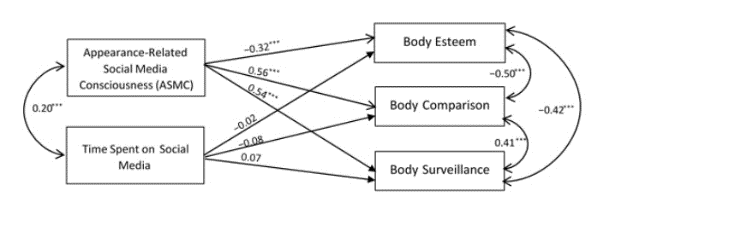
#> input picture Documento/Imagenes/figura.png, 729 x 226 px; its folder holds only this picture in this run
$ python recolorear_figuras_unir.py ../../Documento/Imagenes/figura.png
#> lines starting #> are read from the running program, lines starting #| are printed output that depends on the picture; after the words box and inside, x2 and y2 are one past the last pixel; in counts of white or black regions, pixels touching at a corner belong together
#> in procesar, img is the input picture: PIL image 729x226 P; mean R, G, B, A 245.1, 245.1, 245.1, 255
#> in recolorear, `rgb, alfa = arr[..., :3], arr[..., 3:]`: alfa: shape (226, 729, 1) float64; every value is 1
"""Recolorea las figuras del TFM con la paleta de la plantilla de UNIR.

Solo cambia el color de los píxeles cromáticos (según su tono); no toca
geometría, texto, ejes ni datos. Los píxeles ya grises/negros/blancos se dejan
tal cual. Es idempotente: marca el PNG con un metadato ``paleta=unir`` y lo
omite si ya está procesado.

Paleta (azules y grises de la plantilla):
    azul UNIR   #219BC3   azul oscuro #0E4A75
    gris medio  #858591   gris carbón #4A4A57   gris claro #C0C0C8

Correspondencia por tono de la figura original:
    azules        -> azul UNIR
    violetas/rosa -> azul oscuro
    rojos         -> gris medio
    verdes        -> gris carbón
    naranja/amar. -> gris claro
    turquesas     -> azul oscuro

La saturación y el valor de cada píxel se conservan como tinte y sombra (los
tonos claros u oscuros de un mismo color siguen distinguiéndose y el suavizado
de bordes se mantiene).

Uso:
    python POCs/scripts/recolorear_figuras_unir.py [ruta ...]
Sin argumentos procesa las figuras de POCs/data/output/figures y
Documento/Imagenes/zz_phase_*.png.
"""

from __future__ import annotations

import sys
from pathlib import Path

import numpy as np
from PIL import Image, PngImagePlugin

RAIZ = Path(__file__).resolve().parents[2]
MARCA = "paleta"
VALOR = "unir"

AZUL = (0x21, 0x9B, 0xC3)
NAVY = (0x0E, 0x4A, 0x75)
GRIS = (0x85, 0x85, 0x91)
CARBON = (0x4A, 0x4A, 0x57)
CLARO = (0xC0, 0xC0, 0xC8)

# (tono_min, tono_max, destino) con tono en grados [0, 360)
FAMILIAS = [
    (0, 14, GRIS),
    (14, 70, CLARO),
    (70, 170, CARBON),
    (170, 195, NAVY),
    (195, 255, AZUL),
    (255, 345, NAVY),
    (345, 360, GRIS),
]

UMBRAL_SATURACION = 0.03
SAT_PLENA = 0.60
VAL_PLENO = 0.75


def _rgb_a_hsv(rgb: np.ndarray):
    r, g, b = rgb[..., 0], rgb[..., 1], rgb[..., 2]
    mx = rgb.max(axis=-1)
    mn = rgb.min(axis=-1)
    d = mx - mn
#> d: shape (226, 729) float64; every value is 0
    s = np.where(mx > 0, d / np.maximum(mx, 1e-9), 0.0)
    h = np.zeros_like(mx)
    dd = np.maximum(d, 1e-9)
#> dd: shape (226, 729) float64; every value is 1e-09
    h = np.where(mx == r, ((g - b) / dd) % 6, h)
    h = np.where(mx == g, (b - r) / dd + 2, h)
#> h: shape (226, 729) float64; every value is 2
    h = np.where(mx == b, (r - g) / dd + 4, h)
#> h: shape (226, 729) float64; every value is 4
    h = np.where(d == 0, 0.0, h) * 60.0
    return h % 360.0, s, mx


def recolorear(img: Image.Image) -> Image.Image:
    rgba = img.convert("RGBA")
    arr = np.asarray(rgba, dtype=np.float64) / 255.0
    rgb, alfa = arr[..., :3], arr[..., 3:]
    h, s, v = _rgb_a_hsv(rgb)
    cromatico = (s > UMBRAL_SATURACION) & (v > 0.05)
#> cromatico: shape (226, 729) bool; every value is 0

    destino = np.zeros_like(rgb)
    for lo, hi, col in FAMILIAS:
        m = (h >= lo) & (h < hi)
        destino[m] = np.array(col, dtype=np.float64) / 255.0
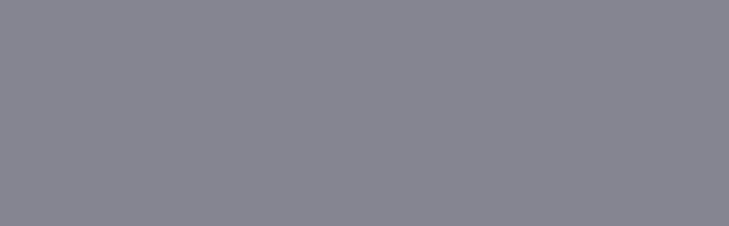
#> destino: shape (226, 729, 3) float64; mean of channels 0, 1, 2 0.522, 0.522, 0.569; drawn as R, G, B

    # Saturación -> cuánto color destino (frente a blanco); valor -> cuánto oscurecer.
    tinte = np.clip(s / SAT_PLENA, 0.0, 1.0)[..., None]
    oscuridad = np.clip(v / VAL_PLENO, 0.0, 1.0)[..., None]
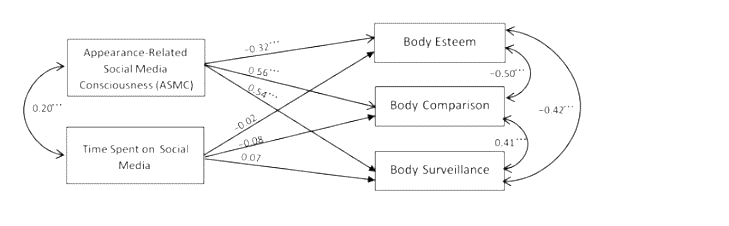
#> oscuridad: shape (226, 729, 1) float64; min 0, max 1, mean 0.978
    nuevo = (1.0 - tinte * (1.0 - destino)) * oscuridad
    peso = np.clip((s - UMBRAL_SATURACION) / 0.03, 0.0, 1.0)[..., None]
    mezcla = rgb * (1.0 - peso) + nuevo * peso
    salida = np.where(cromatico[..., None], mezcla, rgb)
    out = np.concatenate([np.clip(salida, 0, 1), alfa], axis=-1)
    return Image.fromarray((out * 255.0 + 0.5).astype(np.uint8), "RGBA")


def procesar(ruta: Path) -> bool:
    img = Image.open(ruta)
    if img.info.get(MARCA) == VALOR:
        return False
    nuevo = recolorear(img)
    if img.mode != "RGBA" and "A" not in img.getbands():
        nuevo = nuevo.convert("RGB")
#> nuevo: PIL image 729x226 RGB
    meta = PngImagePlugin.PngInfo()
    for k, val in img.info.items():
        if isinstance(val, str) and k != MARCA:
            meta.add_text(k, val)
#> this loop made 4 passes
#> (k, val) on passes 1 to 4: ('srgb', 0), ('gamma', 0.455), ('transparency', 254), ('dpi', (150, 150))
    meta.add_text(MARCA, VALOR)
    nuevo.save(ruta, pnginfo=meta, optimize=True)
    return True


def main(argv: list[str]) -> None:
    if argv:
        rutas = [Path(a) for a in argv]
    else:
        rutas = sorted((RAIZ / "POCs/data/output/figures").glob("*.png"))
        rutas += sorted((RAIZ / "Documento/Imagenes").glob("zz_phase_*.png"))
    for r in rutas:
        print(
            ("recoloreada " if procesar(r) else "omitida     ")
            + str(r.resolve().relative_to(RAIZ) if r.resolve().is_relative_to(RAIZ) else r)
        )


if __name__ == "__main__":
    main(sys.argv[1:])

$ run again, on Documento/Imagenes/tabla.png
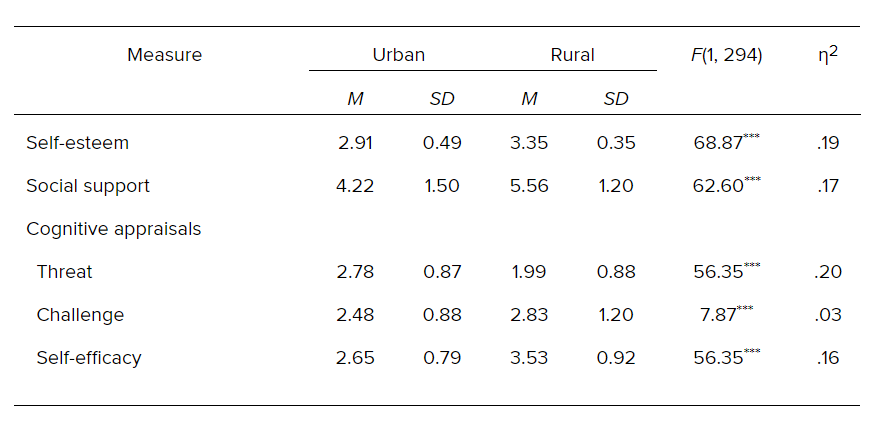
#> input picture Documento/Imagenes/tabla.png, 884 x 437 px
#> in procesar, img is the input picture: PIL image 884x437 RGB; mean R, G, B 248.7, 248.7, 248.7
#> alfa: shape (437, 884, 1) float64; every value is 1
#> in recolorear, `cromatico = (s > UMBRAL_SATURACION) & (v > 0.05)`:
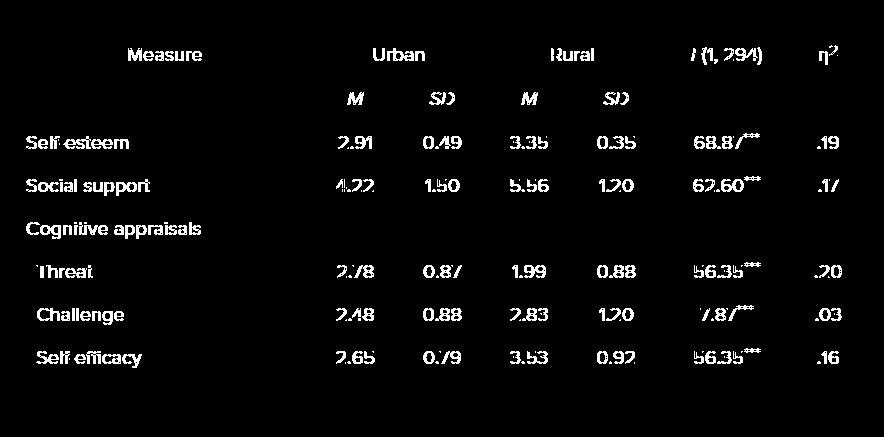
#> cromatico: shape (437, 884) bool; 3.5% white in thin lines or dots, all inside (x1, y1, x2, y2) = (26, 45, 842, 368)
#> in recolorear, `nuevo = (1.0 - tinte * (1.0 - destino)) * oscuridad`:
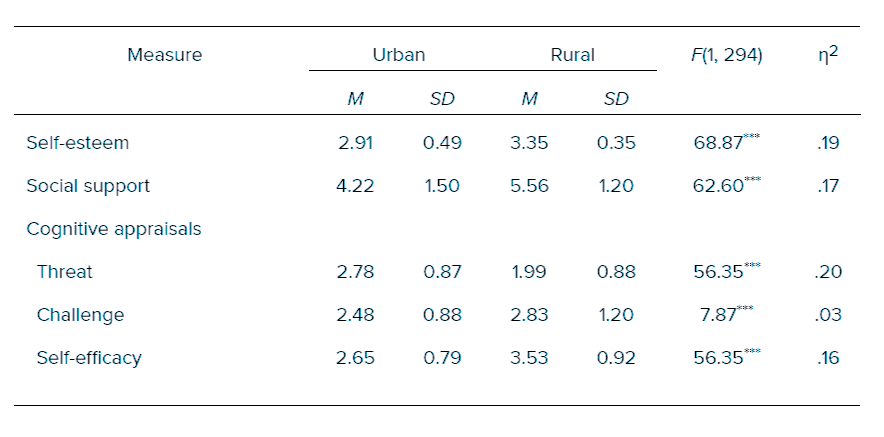
#> nuevo: shape (437, 884, 3) float64; mean of channels 0, 1, 2 0.973, 0.978, 0.98; drawn as R, G, B
#> the loop in procesar, `for k, val in img.info.items():` made 3 passes
#> (k, val) on passes 1 to 3: ('srgb', 0), ('gamma', 0.455), ('dpi', (220, 220))

$ run again, on Documento/Imagenes/zz_phase_scores_if_vs_zz.png
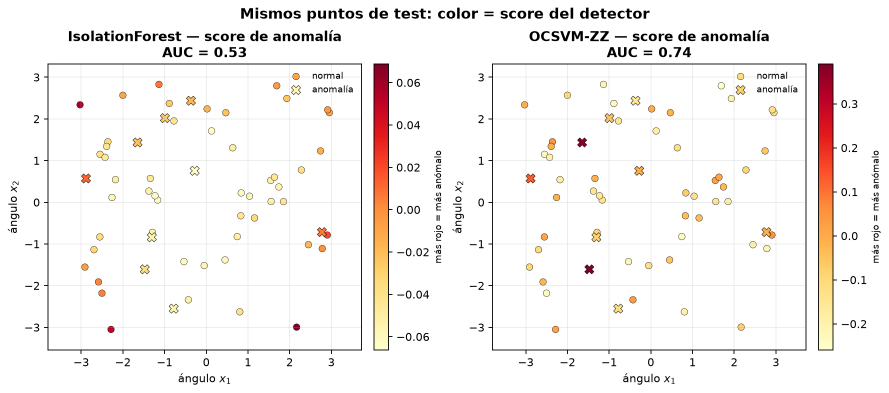
#> input picture Documento/Imagenes/zz_phase_scores_if_vs_zz.png, 1777 x 786 px (shown at 1/2 size)
#> in procesar, img is the input picture: PIL image 1777x786 RGBA; mean R, G, B, A 246, 243, 241.1, 255
#> alfa: shape (786, 1777, 1) float64; every value is 1
#> in recolorear, `cromatico = (s > UMBRAL_SATURACION) & (v > 0.05)`:
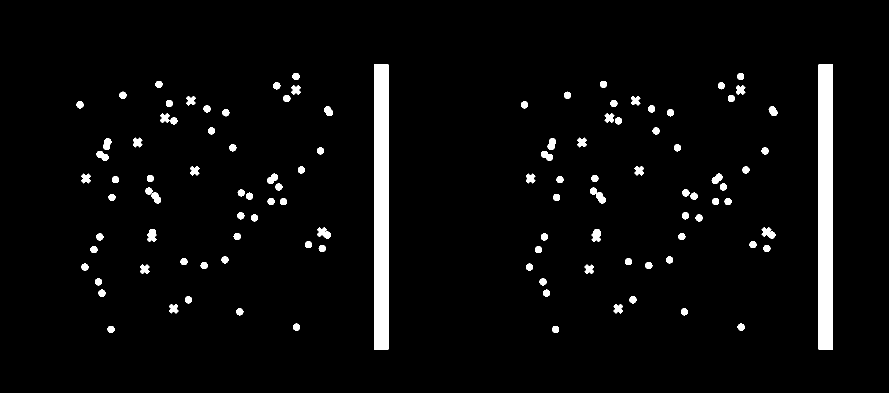
#> cromatico: shape (786, 1777) bool (shown at 1/2 size); 3.9% white; 111 white regions, largest, box (x1, y1, x2, y2) and area: (748, 128, 777, 700) 16584, (1637, 128, 1666, 700) 16584, (1180, 375, 1212, 407) 447
#> in recolorear, `nuevo = (1.0 - tinte * (1.0 - destino)) * oscuridad`:
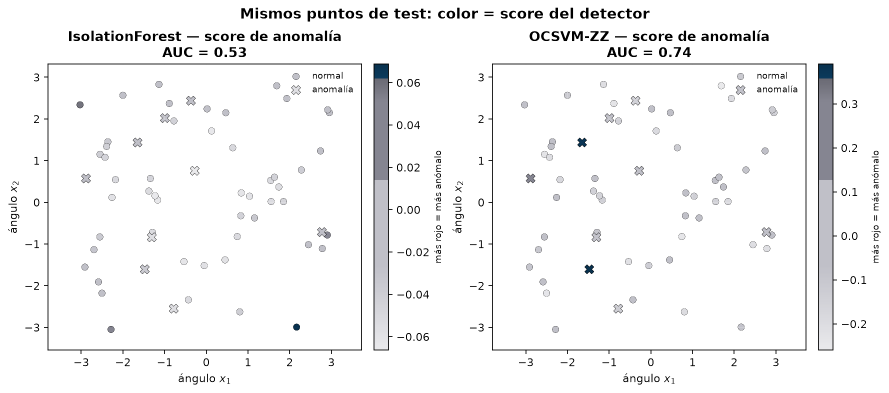
#> nuevo: shape (786, 1777, 3) float64 (shown at 1/2 size); mean of channels 0, 1, 2 0.961, 0.962, 0.963; drawn as R, G, B
#> the loop in procesar, `for k, val in img.info.items():` made 2 passes
#> k on pass 1: 'Software'

$ run again, on Documento/Imagenes/zz_phase_vs_blobs_anomaly.png
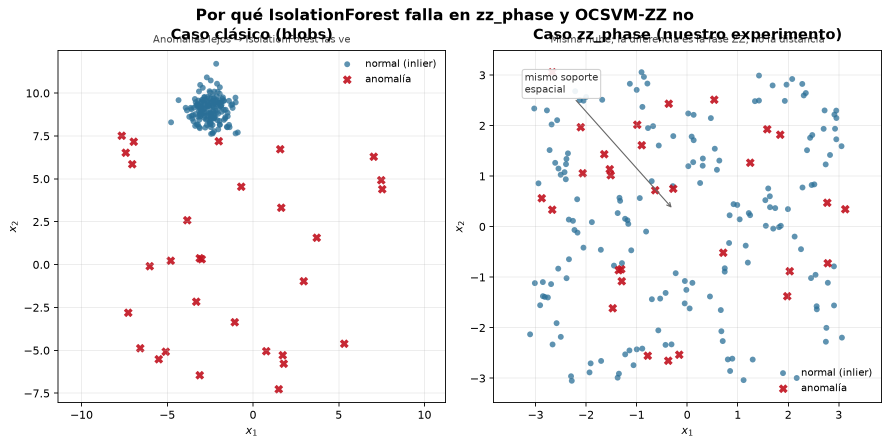
#> input picture Documento/Imagenes/zz_phase_vs_blobs_anomaly.png, 1778 x 890 px (shown at 1/2 size)
#> in procesar, img is the input picture: PIL image 1778x890 RGBA; mean R, G, B, A 245.5, 245.2, 245.8, 255
#> alfa: shape (890, 1778, 1) float64; every value is 1
#> in recolorear, `cromatico = (s > UMBRAL_SATURACION) & (v > 0.05)`:
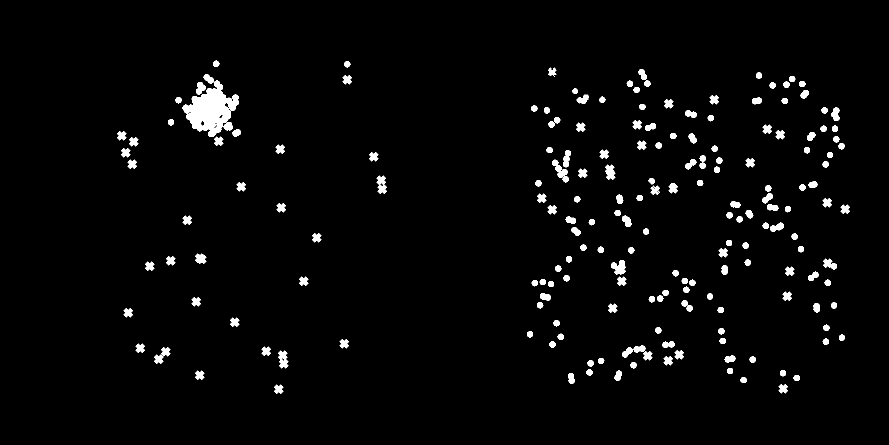
#> cromatico: shape (890, 1778) bool (shown at 1/2 size); 2.7% white; 199 white regions (4 under 20 px), largest, box (x1, y1, x2, y2) and area: (365, 161, 478, 274) 6453, (1222, 520, 1252, 550) 558, (753, 351, 774, 388) 474
#> in recolorear, `oscuridad = np.clip(v / VAL_PLENO, 0.0, 1.0)[..., None]`:
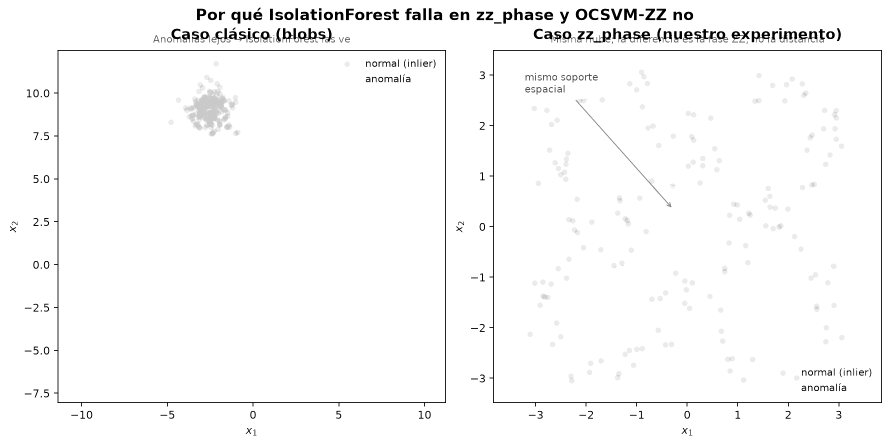
#> oscuridad: shape (890, 1778, 1) float64 (shown at 1/2 size); min 0, max 1, mean 0.977
#> the loop in procesar, `for k, val in img.info.items():` made 2 passes
#> k on pass 1: 'Software'
